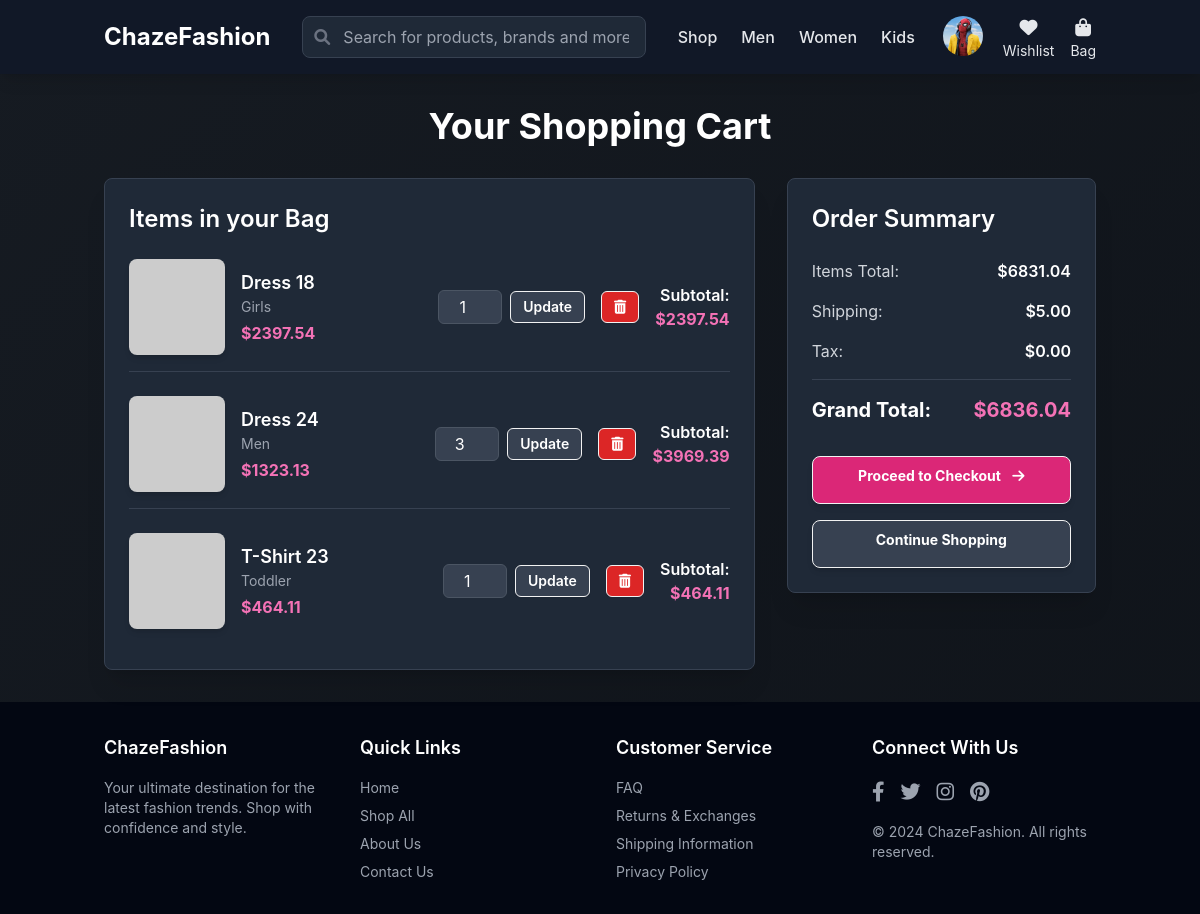
The page /cart/ (signed in) on the database its author committed.
### catalog/models.py (models this page shows, shortened)
class CartItem(models.Model):
    cart = models.ForeignKey('Cart', on_delete=models.CASCADE, related_name='items')
    product = models.ForeignKey(Product, on_delete=models.CASCADE)
    quantity = models.PositiveIntegerField(default=1)
    @property
    def subtotal(self):
        return self.quantity * self.product.pr_price

class Product(models.Model):
    CATEGORY_CHOICES = [
        ("Boys", "Boys"),
        ("Girls", "Girls"),
        ("Men", "Men"),
        ("Women", "Women"),
        ("Toddler", "Toddler"),
    ]
    SEASON_CHOICES = [
        ("Summer", "Summer"),
        ("Winter", "Winter"),
        ("All Season", "All Season"),
    ]
    pr_id = models.AutoField(primary_key=True)
    pr_cate = models.CharField(max_length=20, choices=CATEGORY_CHOICES)
    pr_name = models.CharField(max_length=100)
    pr_price = models.DecimalField(max_digits=10, decimal_places=2)
    pr_reviews = models.FloatField(default=0)
    pr_buy_quant = models.PositiveIntegerField(default=0)
    pr_stk_quant = models.PositiveIntegerField(default=0)
    pr_dimensions = models.CharField(max_length=100, blank=True)
    pr_weights = models.CharField(max_length=50, blank=True)
    pr_offers = models.CharField(max_length=100, blank=True)
    pr_images = models.ImageField(upload_to='product_images/', blank=True, null=True)
    pr_season = models.CharField(max_length=20, choices=SEASON_CHOICES, default="All Season")
    pr_fabric = models.CharField(max_length=50, blank=True)
    pr_texture = models.CharField(max_length=50, blank=True)
    pr_brand = models.CharField(max_length=50, blank=True)

### catalog/views.py (the view)
# urls.py: path('cart/', views.cart_view, name='cart'),
@login_required
def cart_view(request):
    cart, created = Cart.objects.get_or_create(user=request.user)
    cart_items = cart.items.all().order_by('product__pr_name')
    total_price = sum(item.subtotal for item in cart_items)
    shipping_cost = Decimal('5.00') # Corrected: Converted to Decimal
    grand_total = total_price + shipping_cost # Add tax if applicable
    context = {
        'cart_items': cart_items,
        'total_price': total_price,
        'shipping_cost': shipping_cost,
        'grand_total': grand_total,
    }
    return render(request, 'catalog/cart.html', context)

### templates/catalog/cart.html (shortened to what this page needs)
{% extends 'base.html' %}
{% load static %}
{% block content %}
<div class="animate-fadeIn">
    <h1 class="text-4xl font-bold text-white mb-8 text-center">Your Shopping Cart</h1>
    {% if cart_items %}
    <div class="grid grid-cols-1 lg:grid-cols-3 gap-8">
        <div class="lg:col-span-2 bg-gray-800 p-6 rounded-lg shadow-xl border border-gray-700">
            <h2 class="text-2xl font-semibold text-white mb-6">Items in your Bag</h2>
            <div class="space-y-6">
                {% for item in cart_items %}
                <div class="flex items-center space-x-4 border-b border-gray-700 pb-4 last:border-b-0">
                    <div class="flex-shrink-0">
                        <img src="{% if item.product.pr_images %}{{ item.product.pr_images.url }}{% else %}https://placehold.co/100x100/4a5568/e2e8f0?text=Product{% endif %}"
                            alt="{{ item.product.pr_name }}" class="w-24 h-24 object-cover rounded-lg shadow-md">
                    </div>
                    <div class="flex-grow">
                        <h3 class="text-lg font-semibold text-white">{{ item.product.pr_name }}</h3>
                        <p class="text-gray-400 text-sm">{{ item.product.pr_cate }}</p>
                        <p class="text-pink-400 font-bold mt-1">${{ item.product.pr_price|floatformat:2 }}</p>
                    </div>
                    <div class="flex items-center space-x-4">
                        <form action="{% url 'update_cart_item' item.id %}" method="post"
                            class="flex items-center space-x-2">
                            <input type="number" id="quantity-{{ item.id }}" name="quantity" value="{{ item.quantity }}"
                                min="1"
                                class="w-16 px-2 py-1 rounded-md bg-gray-700 border border-gray-600 text-white text-center focus:outline-none focus:ring-1 focus:ring-pink-400">
                            <button type="submit"
                                class="btn btn-sm bg-gray-700 hover:bg-gray-600 text-white rounded-md px-3 py-1 hover-effect">
                                Update
                            </button>
                        </form>
                        <form action="{% url 'remove_from_cart' item.id %}" method="post">
                            <button type="submit"
                                class="btn btn-sm bg-red-600 hover:bg-red-700 text-white rounded-md px-3 py-1 hover-effect">
                                <i class="fas fa-trash-alt"></i>
                            </button>
                        </form>
                    </div>
                    <div class="text-right">
                        <p class="text-white font-semibold">Subtotal:</p>
                        <p class="text-pink-400 font-bold">${{ item.subtotal|floatformat:2 }}</p>
                    </div>
                </div>
                {% endfor %}
            </div>
        </div>
        <div class="lg:col-span-1 bg-gray-800 p-6 rounded-lg shadow-xl border border-gray-700 h-fit">
            <h2 class="text-2xl font-semibold text-white mb-6">Order Summary</h2>
            <div class="space-y-4 text-gray-300">
                <div class="flex justify-between">
                    <span>Items Total:</span>
                    <span class="font-semibold text-white">${{ total_price|floatformat:2 }}</span>
                </div>
                <div class="flex justify-between">
                    <span>Shipping:</span>
                    <span class="font-semibold text-white">${{ shipping_cost|floatformat:2 }}</span>
                </div>
                <div class="flex justify-between">
                    <span>Tax:</span>
                    <span class="font-semibold text-white">$0.00</span>
                </div>
                <div class="border-t border-gray-700 pt-4 mt-4 flex justify-between text-xl font-bold text-white">
                    <span>Grand Total:</span>
                    <span class="text-pink-400">${{ grand_total|floatformat:2 }}</span>
                </div>
            </div>
            <div class="mt-8 space-y-4">
                <a href="{% url 'checkout' %}"
                    class="w-full btn bg-pink-600 hover:bg-pink-700 text-white font-bold py-3 rounded-lg shadow-md text-center block hover-effect">
                    Proceed to Checkout <i class="fas fa-arrow-right ml-2"></i>
                </a>
                <a href="{% url 'product_list' %}"
                    class="w-full btn bg-gray-700 hover:bg-gray-600 text-white font-bold py-3 rounded-lg shadow-md text-center block hover-effect">
                    Continue Shopping
                </a>
            </div>
        </div>
    </div>
    {% endif %}
</div>
{% endblock content %}

### templates/base.html (style rules this page uses)
body { font-family: 'Inter', sans-serif; background: linear-gradient(-45deg, #0d1117, #161b22, #0d1117, #161b22); background-size: 400% 400%; animation: gradientBG 15s ease infinite; color: #e2e8f0; transition: filter 0.5s ease, transform 0.5s ease; }
.animate-fadeIn { animation: fadeIn 0.6s ease-out forwards; }
.hover-effect { transition: all 0.3s ease-in-out; }
button, .btn { transition: transform 0.3s ease, box-shadow 0.3s ease; }
a { transition: color 0.3s ease, text-shadow 0.3s ease; }

### rows shown on the page
CartItem: product.pr_name "Dress 18", product.pr_cate "Girls", product.pr_price "2397.54", quantity "1", subtotal "2397.54"
CartItem: product.pr_name "Dress 24", product.pr_cate "Men", product.pr_price "1323.13", quantity "3", subtotal "3969.39"
CartItem: product.pr_name "T-Shirt 23", product.pr_cate "Toddler", product.pr_price "464.11", quantity "1", subtotal "464.11"

### other values the page prints
{{ total_price|floatformat:2 }} "6831.04"
{{ shipping_cost|floatformat:2 }} "5.00"
{{ grand_total|floatformat:2 }} "6836.04"
